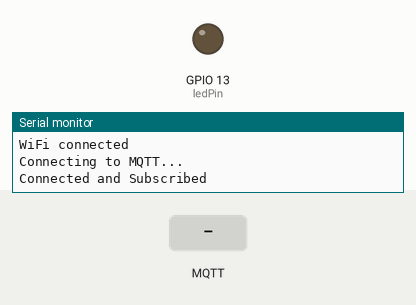
This sketch was run on a simulated ESP32. On the bench: output pins drawn as LEDs (lit = HIGH), the last lines printed to the serial monitor. Inputs (shaded band) come from the test bench. WiFi joins after 1.5 s; servers stay silent unless stated; no MQTT or app messages arrive unless stated.

Above: at 3.2 s.
3.3 s: MQTT message "ON" arrives on the first subscribed topic
At 4.5 s:
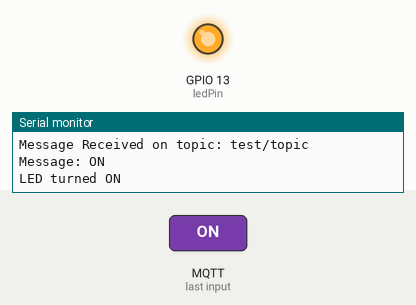
4.8 s: MQTT message "OFF" arrives on the first subscribed topic
At 5.7 s:
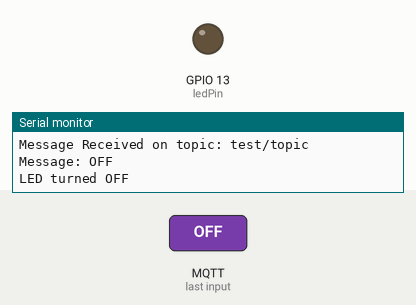
Timing chart, 0 to 7.8 s (numbered marks = the images above; inputs shaded):
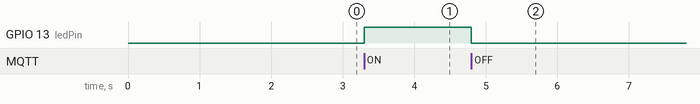

Measured:
- after the input at 3.3 s, GPIO 13 (ledPin): LOW → HIGH at once
- after the input at 4.8 s, GPIO 13 (ledPin): HIGH → LOW at once

The sketch:

Subscriber.ino
```cpp
#include <WiFi.h>
#include <PubSubClient.h>

const char* ssid = "Type your WiFi Name";
const char* password = "Type Your Password";
const char* mqtt_server = "broker.hivemq.com";
const char* topic = "test/topic";

// LED pin (change to your chosen GPIO, e.g., 2 for built-in LED)
const int ledPin = 13;

WiFiClient espClient;
PubSubClient client(espClient);

void callback(char* topic, byte* message, unsigned int length) {
  Serial.print("Message Received on topic: ");
  Serial.println(topic);
  Serial.print("Message: ");

  // Convert byte array to string
  String msg = "";
  for (int i = 0; i < length; i++) {
    Serial.print((char)message[i]);
    msg += (char)message[i];
  }
  Serial.println();

  // Control LED based on message
  if (msg == "ON") {
    digitalWrite(ledPin, HIGH); // Turn LED ON
    Serial.println("LED turned ON");
  } else if (msg == "OFF") {
    digitalWrite(ledPin, LOW);  // Turn LED OFF
    Serial.println("LED turned OFF");
  }
}

void setup() {
  Serial.begin(115200);

  // Set LED pin as output
  pinMode(ledPin, OUTPUT);
  digitalWrite(ledPin, LOW); // Start with LED off

  WiFi.begin(ssid, password);
  while (WiFi.status() != WL_CONNECTED) {
    delay(1000);
    Serial.println("Connecting to WiFi...");
  }
  Serial.println("WiFi connected");

  client.setServer(mqtt_server, 1883);
  client.setCallback(callback);
}

void loop() {
  if (!client.connected()) {
    while (!client.connected()) {
      Serial.println("Connecting to MQTT...");
      if (client.connect("ESP32_Subscriber")) {
        client.subscribe(topic);
        Serial.println("Connected and Subscribed");
      } else {
        delay(5000);
      }
    }
  }
  client.loop(); // Process incoming messages
}
```
